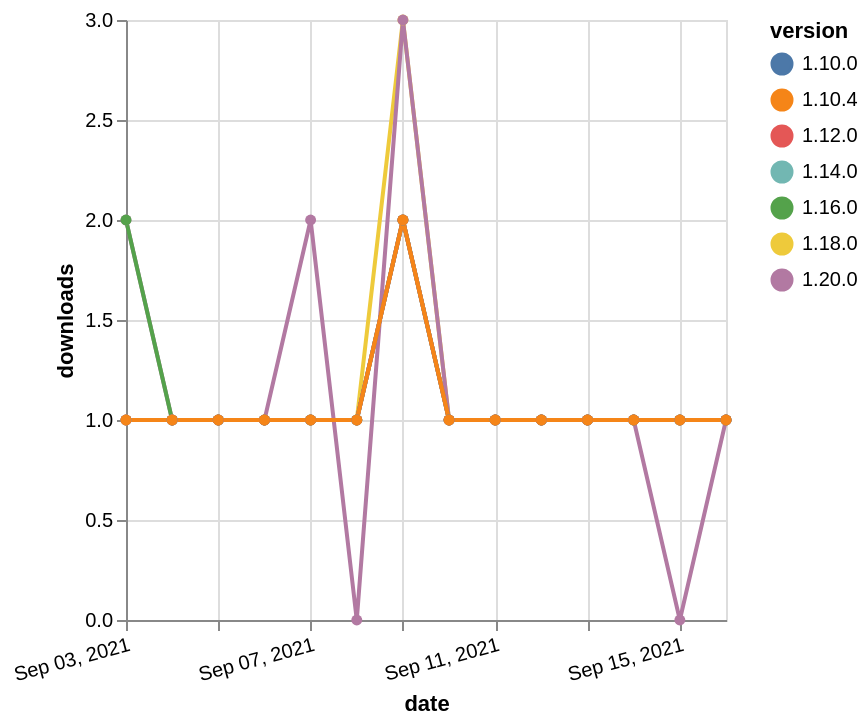

Vega-Lite specification stored for this chart:
### Vega-Lite specification from a JSON file in a GitHub repository (floating-point values rounded to 4 significant figures)
{"$schema": "https://vega.github.io/schema/vega-lite/v5.json", "description": "A simple bar chart with embedded data.", "data": {"values": [{"date": "2021-09-03", "total": 194, "delta": 1, "version": "1.18.0"}, {"date": "2021-09-04", "total": 195, "delta": 1, "version": "1.18.0"}, {"date": "2021-09-05", "total": 196, "delta": 1, "version": "1.18.0"}, {"date": "2021-09-06", "total": 197, "delta": 1, "version": "1.18.0"}, {"date": "2021-09-07", "total": 198, "delta": 1, "version": "1.18.0"}, {"date": "2021-09-08", "total": 199, "delta": 1, "version": "1.18.0"}, {"date": "2021-09-09", "total": 202, "delta": 3, "version": "1.18.0"}, {"date": "2021-09-10", "total": 203, "delta": 1, "version": "1.18.0"}, {"date": "2021-09-11", "total": 204, "delta": 1, "version": "1.18.0"}, {"date": "2021-09-12", "total": 205, "delta": 1, "version": "1.18.0"}, {"date": "2021-09-13", "total": 206, "delta": 1, "version": "1.18.0"}, {"date": "2021-09-14", "total": 207, "delta": 1, "version": "1.18.0"}, {"date": "2021-09-15", "total": 208, "delta": 1, "version": "1.18.0"}, {"date": "2021-09-16", "total": 209, "delta": 1, "version": "1.18.0"}, {"date": "2021-09-03", "total": 249, "delta": 1, "version": "1.10.0"}, {"date": "2021-09-04", "total": 250, "delta": 1, "version": "1.10.0"}, {"date": "2021-09-05", "total": 251, "delta": 1, "version": "1.10.0"}, {"date": "2021-09-06", "total": 252, "delta": 1, "version": "1.10.0"}, {"date": "2021-09-07", "total": 253, "delta": 1, "version": "1.10.0"}, {"date": "2021-09-08", "total": 254, "delta": 1, "version": "1.10.0"}, {"date": "2021-09-09", "total": 256, "delta": 2, "version": "1.10.0"}, {"date": "2021-09-10", "total": 257, "delta": 1, "version": "1.10.0"}, {"date": "2021-09-11", "total": 258, "delta": 1, "version": "1.10.0"}, {"date": "2021-09-12", "total": 259, "delta": 1, "version": "1.10.0"}, {"date": "2021-09-13", "total": 260, "delta": 1, "version": "1.10.0"}, {"date": "2021-09-14", "total": 261, "delta": 1, "version": "1.10.0"}, {"date": "2021-09-15", "total": 262, "delta": 1, "version": "1.10.0"}, {"date": "2021-09-16", "total": 263, "delta": 1, "version": "1.10.0"}, {"date": "2021-09-03", "total": 126, "delta": 2, "version": "1.20.0"}, {"date": "2021-09-04", "total": 127, "delta": 1, "version": "1.20.0"}, {"date": "2021-09-05", "total": 128, "delta": 1, "version": "1.20.0"}, {"date": "2021-09-06", "total": 129, "delta": 1, "version": "1.20.0"}, {"date": "2021-09-07", "total": 131, "delta": 2, "version": "1.20.0"}, {"date": "2021-09-08", "total": 131, "delta": 0, "version": "1.20.0"}, {"date": "2021-09-09", "total": 134, "delta": 3, "version": "1.20.0"}, {"date": "2021-09-10", "total": 135, "delta": 1, "version": "1.20.0"}, {"date": "2021-09-11", "total": 136, "delta": 1, "version": "1.20.0"}, {"date": "2021-09-12", "total": 137, "delta": 1, "version": "1.20.0"}, {"date": "2021-09-13", "total": 138, "delta": 1, "version": "1.20.0"}, {"date": "2021-09-14", "total": 139, "delta": 1, "version": "1.20.0"}, {"date": "2021-09-15", "total": 139, "delta": 0, "version": "1.20.0"}, {"date": "2021-09-16", "total": 140, "delta": 1, "version": "1.20.0"}, {"date": "2021-09-03", "total": 164, "delta": 2, "version": "1.16.0"}, {"date": "2021-09-04", "total": 165, "delta": 1, "version": "1.16.0"}, {"date": "2021-09-05", "total": 166, "delta": 1, "version": "1.16.0"}, {"date": "2021-09-06", "total": 167, "delta": 1, "version": "1.16.0"}, {"date": "2021-09-07", "total": 168, "delta": 1, "version": "1.16.0"}, {"date": "2021-09-08", "total": 169, "delta": 1, "version": "1.16.0"}, {"date": "2021-09-09", "total": 171, "delta": 2, "version": "1.16.0"}, {"date": "2021-09-10", "total": 172, "delta": 1, "version": "1.16.0"}, {"date": "2021-09-11", "total": 173, "delta": 1, "version": "1.16.0"}, {"date": "2021-09-12", "total": 174, "delta": 1, "version": "1.16.0"}, {"date": "2021-09-13", "total": 175, "delta": 1, "version": "1.16.0"}, {"date": "2021-09-14", "total": 176, "delta": 1, "version": "1.16.0"}, {"date": "2021-09-15", "total": 177, "delta": 1, "version": "1.16.0"}, {"date": "2021-09-16", "total": 178, "delta": 1, "version": "1.16.0"}, {"date": "2021-09-03", "total": 189, "delta": 1, "version": "1.14.0"}, {"date": "2021-09-04", "total": 190, "delta": 1, "version": "1.14.0"}, {"date": "2021-09-05", "total": 191, "delta": 1, "version": "1.14.0"}, {"date": "2021-09-06", "total": 192, "delta": 1, "version": "1.14.0"}, {"date": "2021-09-07", "total": 193, "delta": 1, "version": "1.14.0"}, {"date": "2021-09-08", "total": 194, "delta": 1, "version": "1.14.0"}, {"date": "2021-09-09", "total": 196, "delta": 2, "version": "1.14.0"}, {"date": "2021-09-10", "total": 197, "delta": 1, "version": "1.14.0"}, {"date": "2021-09-11", "total": 198, "delta": 1, "version": "1.14.0"}, {"date": "2021-09-12", "total": 199, "delta": 1, "version": "1.14.0"}, {"date": "2021-09-13", "total": 200, "delta": 1, "version": "1.14.0"}, {"date": "2021-09-14", "total": 201, "delta": 1, "version": "1.14.0"}, {"date": "2021-09-15", "total": 202, "delta": 1, "version": "1.14.0"}, {"date": "2021-09-16", "total": 203, "delta": 1, "version": "1.14.0"}, {"date": "2021-09-03", "total": 194, "delta": 1, "version": "1.12.0"}, {"date": "2021-09-04", "total": 195, "delta": 1, "version": "1.12.0"}, {"date": "2021-09-05", "total": 196, "delta": 1, "version": "1.12.0"}, {"date": "2021-09-06", "total": 197, "delta": 1, "version": "1.12.0"}, {"date": "2021-09-07", "total": 198, "delta": 1, "version": "1.12.0"}, {"date": "2021-09-08", "total": 199, "delta": 1, "version": "1.12.0"}, {"date": "2021-09-09", "total": 201, "delta": 2, "version": "1.12.0"}, {"date": "2021-09-10", "total": 202, "delta": 1, "version": "1.12.0"}, {"date": "2021-09-11", "total": 203, "delta": 1, "version": "1.12.0"}, {"date": "2021-09-12", "total": 204, "delta": 1, "version": "1.12.0"}, {"date": "2021-09-13", "total": 205, "delta": 1, "version": "1.12.0"}, {"date": "2021-09-14", "total": 206, "delta": 1, "version": "1.12.0"}, {"date": "2021-09-15", "total": 207, "delta": 1, "version": "1.12.0"}, {"date": "2021-09-16", "total": 208, "delta": 1, "version": "1.12.0"}, {"date": "2021-09-03", "total": 248, "delta": 1, "version": "1.10.4"}, {"date": "2021-09-04", "total": 249, "delta": 1, "version": "1.10.4"}, {"date": "2021-09-05", "total": 250, "delta": 1, "version": "1.10.4"}, {"date": "2021-09-06", "total": 251, "delta": 1, "version": "1.10.4"}, {"date": "2021-09-07", "total": 252, "delta": 1, "version": "1.10.4"}, {"date": "2021-09-08", "total": 253, "delta": 1, "version": "1.10.4"}, {"date": "2021-09-09", "total": 255, "delta": 2, "version": "1.10.4"}, {"date": "2021-09-10", "total": 256, "delta": 1, "version": "1.10.4"}, {"date": "2021-09-11", "total": 257, "delta": 1, "version": "1.10.4"}, {"date": "2021-09-12", "total": 258, "delta": 1, "version": "1.10.4"}, {"date": "2021-09-13", "total": 259, "delta": 1, "version": "1.10.4"}, {"date": "2021-09-14", "total": 260, "delta": 1, "version": "1.10.4"}, {"date": "2021-09-15", "total": 261, "delta": 1, "version": "1.10.4"}, {"date": "2021-09-16", "total": 262, "delta": 1, "version": "1.10.4"}]}, "width": "container", "mark": {"type": "line", "point": {"filled": true}}, "encoding": {"x": {"field": "date", "type": "temporal", "timeUnit": "yearmonthdate", "title": "date", "axis": {"labelAngle": -15}}, "y": {"field": "delta", "type": "quantitative", "title": "downloads"}, "color": {"field": "version", "type": "nominal"}, "tooltip": {"field": "delta"}}}
